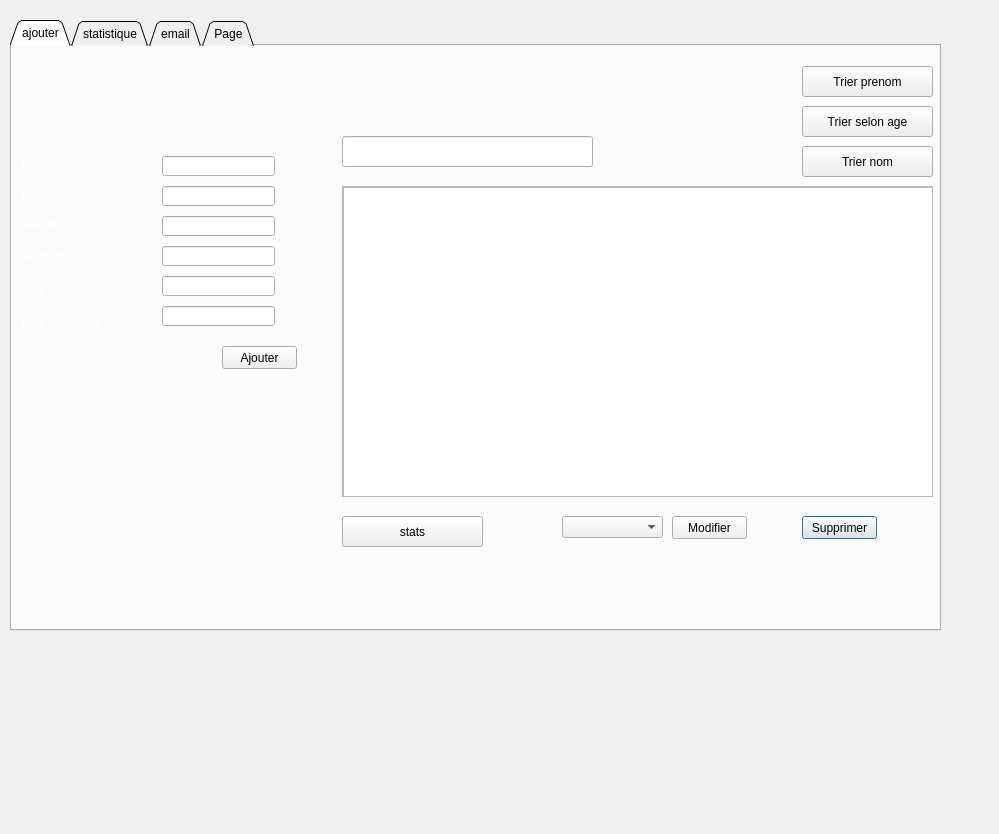
<?xml version="1.0" encoding="UTF-8"?>
<ui version="4.0">
 <class>client</class>
 <widget class="QDialog" name="client">
  <property name="geometry">
   <rect>
    <x>0</x>
    <y>0</y>
    <width>999</width>
    <height>834</height>
   </rect>
  </property>
  <property name="windowTitle">
   <string>Dialog</string>
  </property>
  <widget class="QTabWidget" name="tabWidget">
   <property name="geometry">
    <rect>
     <x>10</x>
     <y>20</y>
     <width>931</width>
     <height>611</height>
    </rect>
   </property>
   <property name="tabShape">
    <enum>QTabWidget::Triangular</enum>
   </property>
   <property name="currentIndex">
    <number>0</number>
   </property>
   <widget class="QWidget" name="tab_2">
    <property name="autoFillBackground">
     <bool>false</bool>
    </property>
    <attribute name="title">
     <string>ajouter</string>
    </attribute>
    <widget class="QPushButton" name="pb_supprimer">
     <property name="geometry">
      <rect>
       <x>790</x>
       <y>470</y>
       <width>75</width>
       <height>23</height>
      </rect>
     </property>
     <property name="text">
      <string>Supprimer</string>
     </property>
    </widget>
    <widget class="QPushButton" name="pb_modifier">
     <property name="geometry">
      <rect>
       <x>660</x>
       <y>470</y>
       <width>75</width>
       <height>23</height>
      </rect>
     </property>
     <property name="text">
      <string>Modifier</string>
     </property>
    </widget>
    <widget class="QPushButton" name="pb_ajouter">
     <property name="geometry">
      <rect>
       <x>210</x>
       <y>300</y>
       <width>75</width>
       <height>23</height>
      </rect>
     </property>
     <property name="text">
      <string>Ajouter</string>
     </property>
    </widget>
    <widget class="QPushButton" name="trie_age">
     <property name="geometry">
      <rect>
       <x>790</x>
       <y>60</y>
       <width>131</width>
       <height>31</height>
      </rect>
     </property>
     <property name="text">
      <string>Trier selon age</string>
     </property>
    </widget>
    <widget class="QScrollArea" name="scrollArea">
     <property name="geometry">
      <rect>
       <x>330</x>
       <y>140</y>
       <width>591</width>
       <height>311</height>
      </rect>
     </property>
     <property name="widgetResizable">
      <bool>true</bool>
     </property>
     <widget class="QWidget" name="scrollAreaWidgetContents">
      <property name="geometry">
       <rect>
        <x>0</x>
        <y>0</y>
        <width>589</width>
        <height>309</height>
       </rect>
      </property>
      <widget class="QTableView" name="tabemploye">
       <property name="geometry">
        <rect>
         <x>0</x>
         <y>0</y>
         <width>591</width>
         <height>311</height>
        </rect>
       </property>
      </widget>
     </widget>
    </widget>
    <widget class="QLabel" name="type">
     <property name="geometry">
      <rect>
       <x>10</x>
       <y>200</y>
       <width>101</width>
       <height>16</height>
      </rect>
     </property>
     <property name="styleSheet">
      <string notr="true">font: 12pt &quot;MS Shell Dlg 2&quot;;
color: rgb(255, 255, 255);</string>
     </property>
     <property name="text">
      <string>adresse</string>
     </property>
    </widget>
    <widget class="QLabel" name="nom">
     <property name="geometry">
      <rect>
       <x>10</x>
       <y>140</y>
       <width>61</width>
       <height>21</height>
      </rect>
     </property>
     <property name="styleSheet">
      <string notr="true">font: 12pt &quot;MS Shell Dlg 2&quot;;
color: rgb(255, 255, 255);</string>
     </property>
     <property name="text">
      <string>Nom </string>
     </property>
    </widget>
    <widget class="QLabel" name="prenom">
     <property name="geometry">
      <rect>
       <x>10</x>
       <y>170</y>
       <width>91</width>
       <height>16</height>
      </rect>
     </property>
     <property name="styleSheet">
      <string notr="true">font: 12pt &quot;MS Shell Dlg 2&quot;;
color: rgb(255, 255, 255);</string>
     </property>
     <property name="text">
      <string>Prenom</string>
     </property>
    </widget>
    <widget class="QLabel" name="age">
     <property name="geometry">
      <rect>
       <x>10</x>
       <y>230</y>
       <width>111</width>
       <height>31</height>
      </rect>
     </property>
     <property name="styleSheet">
      <string notr="true">font: 12pt &quot;MS Shell Dlg 2&quot;;
color: rgb(255, 255, 255);</string>
     </property>
     <property name="text">
      <string>Age</string>
     </property>
    </widget>
    <widget class="QLabel" name="matricule">
     <property name="geometry">
      <rect>
       <x>10</x>
       <y>110</y>
       <width>71</width>
       <height>16</height>
      </rect>
     </property>
     <property name="styleSheet">
      <string notr="true">font: 12pt &quot;MS Shell Dlg 2&quot;;
color: rgb(255, 255, 255);</string>
     </property>
     <property name="text">
      <string>ID</string>
     </property>
    </widget>
    <widget class="QLineEdit" name="le_matricule">
     <property name="geometry">
      <rect>
       <x>150</x>
       <y>110</y>
       <width>113</width>
       <height>20</height>
      </rect>
     </property>
    </widget>
    <widget class="QLineEdit" name="le_nom">
     <property name="geometry">
      <rect>
       <x>150</x>
       <y>200</y>
       <width>113</width>
       <height>20</height>
      </rect>
     </property>
    </widget>
    <widget class="QLineEdit" name="le_prenom">
     <property name="geometry">
      <rect>
       <x>150</x>
       <y>140</y>
       <width>113</width>
       <height>20</height>
      </rect>
     </property>
    </widget>
    <widget class="QLineEdit" name="le_age">
     <property name="geometry">
      <rect>
       <x>150</x>
       <y>230</y>
       <width>113</width>
       <height>20</height>
      </rect>
     </property>
    </widget>
    <widget class="QLineEdit" name="le_type">
     <property name="geometry">
      <rect>
       <x>150</x>
       <y>170</y>
       <width>113</width>
       <height>20</height>
      </rect>
     </property>
    </widget>
    <widget class="QLineEdit" name="recherche">
     <property name="geometry">
      <rect>
       <x>330</x>
       <y>90</y>
       <width>251</width>
       <height>31</height>
      </rect>
     </property>
    </widget>
    <widget class="QComboBox" name="comboBox">
     <property name="geometry">
      <rect>
       <x>550</x>
       <y>470</y>
       <width>101</width>
       <height>22</height>
      </rect>
     </property>
    </widget>
    <widget class="QLabel" name="label_9">
     <property name="geometry">
      <rect>
       <x>10</x>
       <y>270</y>
       <width>151</width>
       <height>16</height>
      </rect>
     </property>
     <property name="styleSheet">
      <string notr="true">color: rgb(255, 255, 255);
font: 12pt &quot;MS Shell Dlg 2&quot;;</string>
     </property>
     <property name="text">
      <string>num telephone</string>
     </property>
    </widget>
    <widget class="QLineEdit" name="le_matriculd">
     <property name="geometry">
      <rect>
       <x>150</x>
       <y>260</y>
       <width>113</width>
       <height>20</height>
      </rect>
     </property>
    </widget>
    <widget class="QLabel" name="label">
     <property name="geometry">
      <rect>
       <x>-50</x>
       <y>-15</y>
       <width>1041</width>
       <height>611</height>
      </rect>
     </property>
     <property name="text">
      <string/>
     </property>
     <property name="pixmap">
      <pixmap>../../../Downloads/charte essai 1.png</pixmap>
     </property>
     <property name="scaledContents">
      <bool>true</bool>
     </property>
    </widget>
    <widget class="QPushButton" name="trie_nom">
     <property name="geometry">
      <rect>
       <x>790</x>
       <y>100</y>
       <width>131</width>
       <height>31</height>
      </rect>
     </property>
     <property name="text">
      <string>Trier nom</string>
     </property>
    </widget>
    <widget class="QPushButton" name="trie_prenom">
     <property name="geometry">
      <rect>
       <x>790</x>
       <y>20</y>
       <width>131</width>
       <height>31</height>
      </rect>
     </property>
     <property name="text">
      <string>Trier prenom</string>
     </property>
    </widget>
    <widget class="QPushButton" name="pb_statistics">
     <property name="geometry">
      <rect>
       <x>330</x>
       <y>470</y>
       <width>141</width>
       <height>31</height>
      </rect>
     </property>
     <property name="text">
      <string>stats</string>
     </property>
    </widget>
    <zorder>label</zorder>
    <zorder>pb_supprimer</zorder>
    <zorder>pb_modifier</zorder>
    <zorder>pb_ajouter</zorder>
    <zorder>trie_age</zorder>
    <zorder>scrollArea</zorder>
    <zorder>type</zorder>
    <zorder>nom</zorder>
    <zorder>prenom</zorder>
    <zorder>age</zorder>
    <zorder>matricule</zorder>
    <zorder>le_matricule</zorder>
    <zorder>le_nom</zorder>
    <zorder>le_prenom</zorder>
    <zorder>le_age</zorder>
    <zorder>le_type</zorder>
    <zorder>recherche</zorder>
    <zorder>comboBox</zorder>
    <zorder>label_9</zorder>
    <zorder>le_matriculd</zorder>
    <zorder>trie_nom</zorder>
    <zorder>trie_prenom</zorder>
    <zorder>pb_statistics</zorder>
   </widget>
   <widget class="QWidget" name="tab_3">
    <attribute name="title">
     <string>statistique</string>
    </attribute>
    <widget class="QLabel" name="label_3">
     <property name="geometry">
      <rect>
       <x>0</x>
       <y>3</y>
       <width>941</width>
       <height>481</height>
      </rect>
     </property>
     <property name="text">
      <string/>
     </property>
     <property name="pixmap">
      <pixmap>../../../Bureau/247590809_624209822325987_6344712974586411864_n.png</pixmap>
     </property>
     <property name="scaledContents">
      <bool>true</bool>
     </property>
    </widget>
    <widget class="QLabel" name="label_2">
     <property name="geometry">
      <rect>
       <x>0</x>
       <y>-10</y>
       <width>941</width>
       <height>601</height>
      </rect>
     </property>
     <property name="text">
      <string/>
     </property>
     <property name="pixmap">
      <pixmap>../../../Downloads/charte essai 1.png</pixmap>
     </property>
     <property name="scaledContents">
      <bool>true</bool>
     </property>
    </widget>
    <widget class="QFrame" name="horizontal_stat">
     <property name="geometry">
      <rect>
       <x>120</x>
       <y>40</y>
       <width>651</width>
       <height>471</height>
      </rect>
     </property>
     <layout class="QHBoxLayout" name="horizontalLayout"/>
    </widget>
    <zorder>label_2</zorder>
    <zorder>label_3</zorder>
    <zorder>horizontal_stat</zorder>
   </widget>
   <widget class="QWidget" name="tab">
    <attribute name="title">
     <string>email</string>
    </attribute>
    <widget class="QLineEdit" name="lineEdit_psswrd_email">
     <property name="geometry">
      <rect>
       <x>360</x>
       <y>80</y>
       <width>241</width>
       <height>20</height>
      </rect>
     </property>
     <property name="styleSheet">
      <string notr="true">background-color: rgb(255, 255, 255);</string>
     </property>
     <property name="placeholderText">
      <string>password</string>
     </property>
    </widget>
    <widget class="QPushButton" name="pushButton_browse_email">
     <property name="geometry">
      <rect>
       <x>520</x>
       <y>140</y>
       <width>91</width>
       <height>21</height>
      </rect>
     </property>
     <property name="text">
      <string>Browse...</string>
     </property>
    </widget>
    <widget class="QTextEdit" name="textEdit_email">
     <property name="geometry">
      <rect>
       <x>20</x>
       <y>200</y>
       <width>771</width>
       <height>201</height>
      </rect>
     </property>
     <property name="styleSheet">
      <string notr="true">background-color: rgb(255, 255, 255);</string>
     </property>
     <property name="placeholderText">
      <string/>
     </property>
    </widget>
    <widget class="QLineEdit" name="lineEdit_from_email">
     <property name="geometry">
      <rect>
       <x>20</x>
       <y>80</y>
       <width>331</width>
       <height>20</height>
      </rect>
     </property>
     <property name="styleSheet">
      <string notr="true">background-color: rgb(255, 255, 255);</string>
     </property>
     <property name="placeholderText">
      <string>from</string>
     </property>
    </widget>
    <widget class="QPushButton" name="pushButton_send_email">
     <property name="geometry">
      <rect>
       <x>520</x>
       <y>170</y>
       <width>91</width>
       <height>23</height>
      </rect>
     </property>
     <property name="text">
      <string>send</string>
     </property>
    </widget>
    <widget class="QLineEdit" name="lineEdit_atchmnt_email">
     <property name="geometry">
      <rect>
       <x>20</x>
       <y>140</y>
       <width>491</width>
       <height>20</height>
      </rect>
     </property>
     <property name="styleSheet">
      <string notr="true">background-color: rgb(255, 255, 255);</string>
     </property>
     <property name="placeholderText">
      <string>attachment</string>
     </property>
    </widget>
    <widget class="QLineEdit" name="lineEdit_subject_email">
     <property name="geometry">
      <rect>
       <x>20</x>
       <y>170</y>
       <width>491</width>
       <height>20</height>
      </rect>
     </property>
     <property name="styleSheet">
      <string notr="true">background-color: rgb(255, 255, 255);</string>
     </property>
     <property name="placeholderText">
      <string>subject</string>
     </property>
    </widget>
    <widget class="QLineEdit" name="lineEdit_to_email">
     <property name="geometry">
      <rect>
       <x>20</x>
       <y>110</y>
       <width>591</width>
       <height>20</height>
      </rect>
     </property>
     <property name="styleSheet">
      <string notr="true">background-color: rgb(255, 255, 255);</string>
     </property>
     <property name="placeholderText">
      <string>to</string>
     </property>
    </widget>
   </widget>
   <widget class="QWidget" name="tab_4">
    <attribute name="title">
     <string>Page</string>
    </attribute>
    <widget class="QPushButton" name="abrir">
     <property name="geometry">
      <rect>
       <x>70</x>
       <y>50</y>
       <width>93</width>
       <height>28</height>
      </rect>
     </property>
     <property name="text">
      <string>abrir </string>
     </property>
    </widget>
    <widget class="QPushButton" name="pause">
     <property name="geometry">
      <rect>
       <x>270</x>
       <y>50</y>
       <width>93</width>
       <height>28</height>
      </rect>
     </property>
     <property name="text">
      <string>pause</string>
     </property>
    </widget>
    <widget class="QPushButton" name="stop">
     <property name="geometry">
      <rect>
       <x>370</x>
       <y>50</y>
       <width>93</width>
       <height>28</height>
      </rect>
     </property>
     <property name="text">
      <string>stop</string>
     </property>
    </widget>
    <widget class="QPushButton" name="play">
     <property name="geometry">
      <rect>
       <x>170</x>
       <y>50</y>
       <width>93</width>
       <height>28</height>
      </rect>
     </property>
     <property name="text">
      <string>play</string>
     </property>
    </widget>
    <widget class="QProgressBar" name="avance">
     <property name="geometry">
      <rect>
       <x>80</x>
       <y>100</y>
       <width>381</width>
       <height>21</height>
      </rect>
     </property>
     <property name="value">
      <number>0</number>
     </property>
    </widget>
    <widget class="QSlider" name="volum">
     <property name="geometry">
      <rect>
       <x>200</x>
       <y>150</y>
       <width>281</width>
       <height>31</height>
      </rect>
     </property>
     <property name="orientation">
      <enum>Qt::Horizontal</enum>
     </property>
     <property name="tickPosition">
      <enum>QSlider::NoTicks</enum>
     </property>
    </widget>
    <widget class="QPushButton" name="mute">
     <property name="geometry">
      <rect>
       <x>70</x>
       <y>150</y>
       <width>93</width>
       <height>28</height>
      </rect>
     </property>
     <property name="text">
      <string>mute </string>
     </property>
    </widget>
   </widget>
  </widget>
 </widget>
 <resources/>
 <connections/>
</ui>
